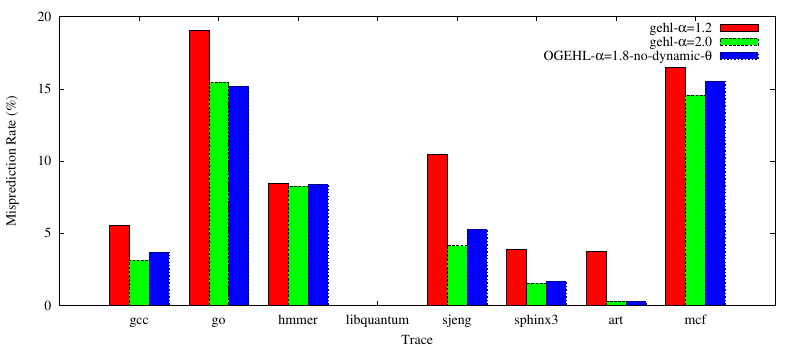

This chart was generated by the following gnuplot code:
set terminal postscript eps enhanced color font "Times-Roman" 20
set size 1.6, 1.0
set output "graph6.eps"

set boxwidth 1.0 absolute
set style fill solid
set style data histogram
set style histogram clustered gap 1
set style fill solid 1.00 border -1

set yrange [0:20]
set ylabel "Misprediction Rate (%)"
set xlabel "Trace"

plot 'graph6.dat' using 2 t "gehl-{/Symbol a}=1.2",\
               '' using 3 t "gehl-{/Symbol a}=2.0",\
               '' using 4:xtic(1) t "OGEHL-{/Symbol a}=1.8-no-dynamic-{/Symbol q}"